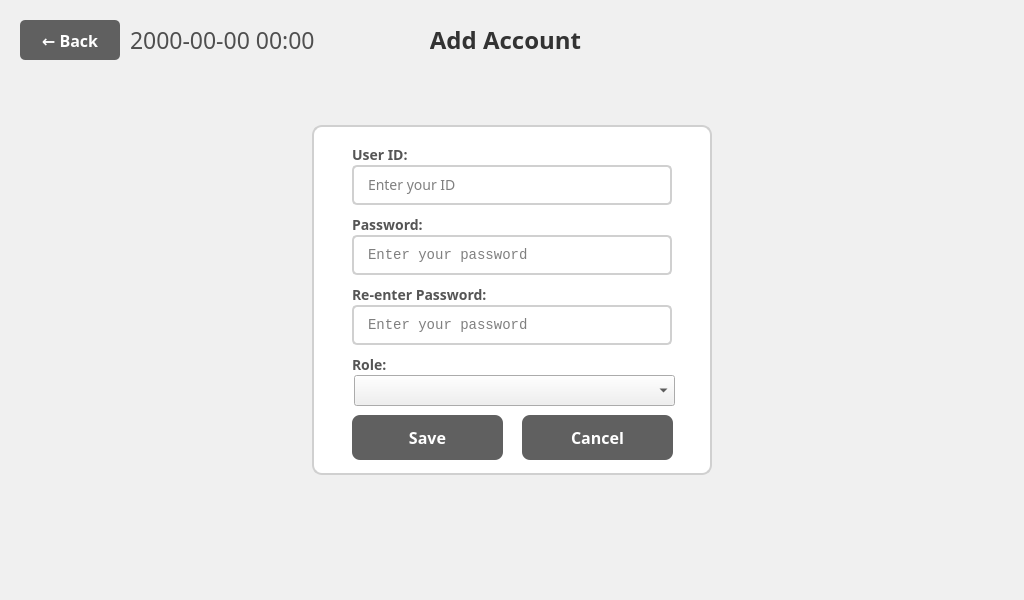
<?xml version="1.0" encoding="UTF-8"?>
<ui version="4.0">
 <class>AccountAddViewWindow</class>
 <widget class="QWidget" name="AccountAddViewWindow">
  <property name="geometry">
   <rect>
    <x>0</x>
    <y>0</y>
    <width>1024</width>
    <height>600</height>
   </rect>
  </property>
  <property name="font">
   <font>
    <family>Pretendard</family>
   </font>
  </property>
  <property name="styleSheet">
   <string notr="true">QWidget {
    background-color: #f0f0f0;
    font-family: 'Pretendard';
}</string>
  </property>
  <widget class="QWidget" name="main_widget" native="true">
   <property name="geometry">
    <rect>
     <x>0</x>
     <y>0</y>
     <width>1024</width>
     <height>600</height>
    </rect>
   </property>
   <widget class="QWidget" name="header_widget" native="true">
    <property name="geometry">
     <rect>
      <x>0</x>
      <y>0</y>
      <width>1024</width>
      <height>70</height>
     </rect>
    </property>
    <widget class="QPushButton" name="pushButton_back">
     <property name="geometry">
      <rect>
       <x>20</x>
       <y>20</y>
       <width>100</width>
       <height>40</height>
      </rect>
     </property>
     <property name="font">
      <font>
       <family>Pretendard</family>
       <pointsize>16</pointsize>
       <weight>75</weight>
       <bold>true</bold>
      </font>
     </property>
     <property name="styleSheet">
      <string notr="true">QPushButton {
    background-color: #606060;
    color: white;
    border: none;
    border-radius: 5px;
    font-size: 16px;
    font-weight: bold;
}
QPushButton:hover {
    background-color: #707070;
}
QPushButton:pressed {
    background-color: #505050;
}</string>
     </property>
     <property name="text">
      <string>← Back</string>
     </property>
    </widget>
    <widget class="QLabel" name="label_title">
     <property name="geometry">
      <rect>
       <x>430</x>
       <y>20</y>
       <width>151</width>
       <height>40</height>
      </rect>
     </property>
     <property name="font">
      <font>
       <family>Pretendard</family>
       <pointsize>14</pointsize>
       <weight>75</weight>
       <bold>true</bold>
      </font>
     </property>
     <property name="styleSheet">
      <string notr="true">QLabel {
    font-size: 24px;
    font-weight: bold;
    color: #333333;
}</string>
     </property>
     <property name="text">
      <string>Add Account</string>
     </property>
     <property name="alignment">
      <set>Qt::AlignCenter</set>
     </property>
    </widget>
    <widget class="QLabel" name="label_DateNClock">
     <property name="geometry">
      <rect>
       <x>130</x>
       <y>20</y>
       <width>300</width>
       <height>40</height>
      </rect>
     </property>
     <property name="palette">
      <palette>
       <active>
        <colorrole role="WindowText">
         <brush brushstyle="SolidPattern">
          <color alpha="255">
           <red>79</red>
           <green>79</green>
           <blue>79</blue>
          </color>
         </brush>
        </colorrole>
        <colorrole role="Button">
         <brush brushstyle="SolidPattern">
          <color alpha="255">
           <red>240</red>
           <green>240</green>
           <blue>240</blue>
          </color>
         </brush>
        </colorrole>
        <colorrole role="Base">
         <brush brushstyle="SolidPattern">
          <color alpha="255">
           <red>240</red>
           <green>240</green>
           <blue>240</blue>
          </color>
         </brush>
        </colorrole>
        <colorrole role="Window">
         <brush brushstyle="SolidPattern">
          <color alpha="255">
           <red>240</red>
           <green>240</green>
           <blue>240</blue>
          </color>
         </brush>
        </colorrole>
       </active>
       <inactive>
        <colorrole role="WindowText">
         <brush brushstyle="SolidPattern">
          <color alpha="255">
           <red>79</red>
           <green>79</green>
           <blue>79</blue>
          </color>
         </brush>
        </colorrole>
        <colorrole role="Button">
         <brush brushstyle="SolidPattern">
          <color alpha="255">
           <red>240</red>
           <green>240</green>
           <blue>240</blue>
          </color>
         </brush>
        </colorrole>
        <colorrole role="Base">
         <brush brushstyle="SolidPattern">
          <color alpha="255">
           <red>240</red>
           <green>240</green>
           <blue>240</blue>
          </color>
         </brush>
        </colorrole>
        <colorrole role="Window">
         <brush brushstyle="SolidPattern">
          <color alpha="255">
           <red>240</red>
           <green>240</green>
           <blue>240</blue>
          </color>
         </brush>
        </colorrole>
       </inactive>
       <disabled>
        <colorrole role="WindowText">
         <brush brushstyle="SolidPattern">
          <color alpha="255">
           <red>120</red>
           <green>120</green>
           <blue>120</blue>
          </color>
         </brush>
        </colorrole>
        <colorrole role="Button">
         <brush brushstyle="SolidPattern">
          <color alpha="255">
           <red>240</red>
           <green>240</green>
           <blue>240</blue>
          </color>
         </brush>
        </colorrole>
        <colorrole role="Base">
         <brush brushstyle="SolidPattern">
          <color alpha="255">
           <red>240</red>
           <green>240</green>
           <blue>240</blue>
          </color>
         </brush>
        </colorrole>
        <colorrole role="Window">
         <brush brushstyle="SolidPattern">
          <color alpha="255">
           <red>240</red>
           <green>240</green>
           <blue>240</blue>
          </color>
         </brush>
        </colorrole>
       </disabled>
      </palette>
     </property>
     <property name="font">
      <font>
       <family>Pretendard</family>
       <pointsize>17</pointsize>
       <weight>50</weight>
       <bold>false</bold>
      </font>
     </property>
     <property name="text">
      <string>2000-00-00 00:00</string>
     </property>
     <property name="alignment">
      <set>Qt::AlignLeading|Qt::AlignLeft|Qt::AlignVCenter</set>
     </property>
    </widget>
    <widget class="QLabel" name="label_BatteryGuage">
     <property name="geometry">
      <rect>
       <x>1030</x>
       <y>20</y>
       <width>150</width>
       <height>40</height>
      </rect>
     </property>
     <property name="palette">
      <palette>
       <active>
        <colorrole role="WindowText">
         <brush brushstyle="SolidPattern">
          <color alpha="255">
           <red>0</red>
           <green>0</green>
           <blue>0</blue>
          </color>
         </brush>
        </colorrole>
        <colorrole role="Button">
         <brush brushstyle="SolidPattern">
          <color alpha="255">
           <red>240</red>
           <green>240</green>
           <blue>240</blue>
          </color>
         </brush>
        </colorrole>
        <colorrole role="Base">
         <brush brushstyle="SolidPattern">
          <color alpha="255">
           <red>240</red>
           <green>240</green>
           <blue>240</blue>
          </color>
         </brush>
        </colorrole>
        <colorrole role="Window">
         <brush brushstyle="SolidPattern">
          <color alpha="255">
           <red>240</red>
           <green>240</green>
           <blue>240</blue>
          </color>
         </brush>
        </colorrole>
       </active>
       <inactive>
        <colorrole role="WindowText">
         <brush brushstyle="SolidPattern">
          <color alpha="255">
           <red>0</red>
           <green>0</green>
           <blue>0</blue>
          </color>
         </brush>
        </colorrole>
        <colorrole role="Button">
         <brush brushstyle="SolidPattern">
          <color alpha="255">
           <red>240</red>
           <green>240</green>
           <blue>240</blue>
          </color>
         </brush>
        </colorrole>
        <colorrole role="Base">
         <brush brushstyle="SolidPattern">
          <color alpha="255">
           <red>240</red>
           <green>240</green>
           <blue>240</blue>
          </color>
         </brush>
        </colorrole>
        <colorrole role="Window">
         <brush brushstyle="SolidPattern">
          <color alpha="255">
           <red>240</red>
           <green>240</green>
           <blue>240</blue>
          </color>
         </brush>
        </colorrole>
       </inactive>
       <disabled>
        <colorrole role="WindowText">
         <brush brushstyle="SolidPattern">
          <color alpha="255">
           <red>120</red>
           <green>120</green>
           <blue>120</blue>
          </color>
         </brush>
        </colorrole>
        <colorrole role="Button">
         <brush brushstyle="SolidPattern">
          <color alpha="255">
           <red>240</red>
           <green>240</green>
           <blue>240</blue>
          </color>
         </brush>
        </colorrole>
        <colorrole role="Base">
         <brush brushstyle="SolidPattern">
          <color alpha="255">
           <red>240</red>
           <green>240</green>
           <blue>240</blue>
          </color>
         </brush>
        </colorrole>
        <colorrole role="Window">
         <brush brushstyle="SolidPattern">
          <color alpha="255">
           <red>240</red>
           <green>240</green>
           <blue>240</blue>
          </color>
         </brush>
        </colorrole>
       </disabled>
      </palette>
     </property>
     <property name="font">
      <font>
       <family>Pretendard</family>
       <pointsize>13</pointsize>
       <weight>75</weight>
       <bold>true</bold>
      </font>
     </property>
     <property name="text">
      <string>55%</string>
     </property>
     <property name="alignment">
      <set>Qt::AlignRight|Qt::AlignTrailing|Qt::AlignVCenter</set>
     </property>
    </widget>
    <widget class="QLabel" name="label_9">
     <property name="geometry">
      <rect>
       <x>1040</x>
       <y>20</y>
       <width>80</width>
       <height>40</height>
      </rect>
     </property>
     <property name="text">
      <string/>
     </property>
     <property name="pixmap">
      <pixmap>../image/Icon/Battery_Icon-050.png</pixmap>
     </property>
     <property name="scaledContents">
      <bool>true</bool>
     </property>
    </widget>
   </widget>
   <widget class="QFrame" name="frame_userinfo">
    <property name="geometry">
     <rect>
      <x>312</x>
      <y>125</y>
      <width>400</width>
      <height>350</height>
     </rect>
    </property>
    <property name="styleSheet">
     <string notr="true">QFrame {
    background-color: white;
    border: 2px solid #d0d0d0;
    border-radius: 10px;
}</string>
    </property>
    <property name="frameShape">
     <enum>QFrame::StyledPanel</enum>
    </property>
    <property name="frameShadow">
     <enum>QFrame::Raised</enum>
    </property>
    <widget class="QLabel" name="label_user_id">
     <property name="geometry">
      <rect>
       <x>40</x>
       <y>20</y>
       <width>320</width>
       <height>20</height>
      </rect>
     </property>
     <property name="font">
      <font>
       <family>Pretendard</family>
       <pointsize>14</pointsize>
       <weight>75</weight>
       <bold>true</bold>
      </font>
     </property>
     <property name="styleSheet">
      <string notr="true">font-size: 14px; font-weight: bold; color: #555555; border: none;</string>
     </property>
     <property name="text">
      <string>User ID:</string>
     </property>
    </widget>
    <widget class="QLineEdit" name="lineEdit_user_id">
     <property name="geometry">
      <rect>
       <x>40</x>
       <y>40</y>
       <width>320</width>
       <height>40</height>
      </rect>
     </property>
     <property name="font">
      <font>
       <family>Pretendard</family>
       <pointsize>14</pointsize>
      </font>
     </property>
     <property name="styleSheet">
      <string notr="true">QLineEdit {
    border: 2px solid #d0d0d0;
    border-radius: 5px;
    padding: 8px 12px;
    font-size: 14px;
    background-color: #ffffff;
}
QLineEdit:focus {
    border-color: #606060;
}</string>
     </property>
     <property name="placeholderText">
      <string>Enter your ID</string>
     </property>
    </widget>
    <widget class="QLabel" name="label_password">
     <property name="geometry">
      <rect>
       <x>40</x>
       <y>90</y>
       <width>320</width>
       <height>20</height>
      </rect>
     </property>
     <property name="font">
      <font>
       <family>Pretendard</family>
       <pointsize>14</pointsize>
       <weight>75</weight>
       <bold>true</bold>
      </font>
     </property>
     <property name="styleSheet">
      <string notr="true">font-size: 14px; font-weight: bold; color: #555555; border: none;</string>
     </property>
     <property name="text">
      <string>Password:</string>
     </property>
    </widget>
    <widget class="QLineEdit" name="lineEdit_password">
     <property name="geometry">
      <rect>
       <x>40</x>
       <y>110</y>
       <width>320</width>
       <height>40</height>
      </rect>
     </property>
     <property name="font">
      <font>
       <family>Courier New</family>
       <pointsize>14</pointsize>
      </font>
     </property>
     <property name="styleSheet">
      <string notr="true">QLineEdit {
    border: 2px solid #d0d0d0;
    border-radius: 5px;
    padding: 8px 12px;
    font-size: 14px;
    background-color: #ffffff;
    font-family: 'Courier New', monospace;
}
QLineEdit:focus {
    border-color: #606060;
}</string>
     </property>
     <property name="inputMethodHints">
      <set>Qt::ImhHiddenText|Qt::ImhLatinOnly|Qt::ImhNoAutoUppercase|Qt::ImhNoPredictiveText|Qt::ImhSensitiveData</set>
     </property>
     <property name="echoMode">
      <enum>QLineEdit::Password</enum>
     </property>
     <property name="placeholderText">
      <string>Enter your password</string>
     </property>
    </widget>
    <widget class="QPushButton" name="pushButton_save">
     <property name="geometry">
      <rect>
       <x>40</x>
       <y>290</y>
       <width>151</width>
       <height>45</height>
      </rect>
     </property>
     <property name="font">
      <font>
       <family>Pretendard</family>
       <pointsize>16</pointsize>
       <weight>75</weight>
       <bold>true</bold>
      </font>
     </property>
     <property name="styleSheet">
      <string notr="true">QPushButton {
    background-color: #606060;
    color: white;
    border: none;
    border-radius: 8px;
    font-size: 16px;
    font-weight: bold;
}
QPushButton:hover {
    background-color: #707070;
}
QPushButton:pressed {
    background-color: #505050;
}</string>
     </property>
     <property name="text">
      <string>Save</string>
     </property>
    </widget>
    <widget class="QLabel" name="label_password_2">
     <property name="geometry">
      <rect>
       <x>40</x>
       <y>160</y>
       <width>320</width>
       <height>20</height>
      </rect>
     </property>
     <property name="font">
      <font>
       <family>Pretendard</family>
       <pointsize>14</pointsize>
       <weight>75</weight>
       <bold>true</bold>
      </font>
     </property>
     <property name="styleSheet">
      <string notr="true">font-size: 14px; font-weight: bold; color: #555555; border: none;</string>
     </property>
     <property name="text">
      <string>Re-enter Password:</string>
     </property>
    </widget>
    <widget class="QLineEdit" name="lineEdit_password_2">
     <property name="geometry">
      <rect>
       <x>40</x>
       <y>180</y>
       <width>320</width>
       <height>40</height>
      </rect>
     </property>
     <property name="font">
      <font>
       <family>Courier New</family>
       <pointsize>14</pointsize>
      </font>
     </property>
     <property name="styleSheet">
      <string notr="true">QLineEdit {
    border: 2px solid #d0d0d0;
    border-radius: 5px;
    padding: 8px 12px;
    font-size: 14px;
    background-color: #ffffff;
    font-family: 'Courier New', monospace;
}
QLineEdit:focus {
    border-color: #606060;
}</string>
     </property>
     <property name="inputMethodHints">
      <set>Qt::ImhHiddenText|Qt::ImhLatinOnly|Qt::ImhNoAutoUppercase|Qt::ImhNoPredictiveText|Qt::ImhSensitiveData</set>
     </property>
     <property name="echoMode">
      <enum>QLineEdit::Password</enum>
     </property>
     <property name="placeholderText">
      <string>Enter your password</string>
     </property>
    </widget>
    <widget class="QPushButton" name="pushButton_cancel">
     <property name="geometry">
      <rect>
       <x>210</x>
       <y>290</y>
       <width>151</width>
       <height>45</height>
      </rect>
     </property>
     <property name="font">
      <font>
       <family>Pretendard</family>
       <pointsize>16</pointsize>
       <weight>75</weight>
       <bold>true</bold>
      </font>
     </property>
     <property name="styleSheet">
      <string notr="true">QPushButton {
    background-color: #606060;
    color: white;
    border: none;
    border-radius: 8px;
    font-size: 16px;
    font-weight: bold;
}
QPushButton:hover {
    background-color: #707070;
}
QPushButton:pressed {
    background-color: #505050;
}</string>
     </property>
     <property name="text">
      <string>Cancel</string>
     </property>
    </widget>
    <widget class="QLabel" name="label_role">
     <property name="geometry">
      <rect>
       <x>40</x>
       <y>230</y>
       <width>320</width>
       <height>20</height>
      </rect>
     </property>
     <property name="font">
      <font>
       <family>Pretendard</family>
       <pointsize>14</pointsize>
       <weight>75</weight>
       <bold>true</bold>
      </font>
     </property>
     <property name="styleSheet">
      <string notr="true">font-size: 14px; font-weight: bold; color: #555555; border: none;</string>
     </property>
     <property name="text">
      <string>Role:</string>
     </property>
    </widget>
    <widget class="QComboBox" name="comboBox_role">
     <property name="geometry">
      <rect>
       <x>42</x>
       <y>250</y>
       <width>321</width>
       <height>31</height>
      </rect>
     </property>
    </widget>
   </widget>
  </widget>
 </widget>
 <resources/>
 <connections/>
</ui>
